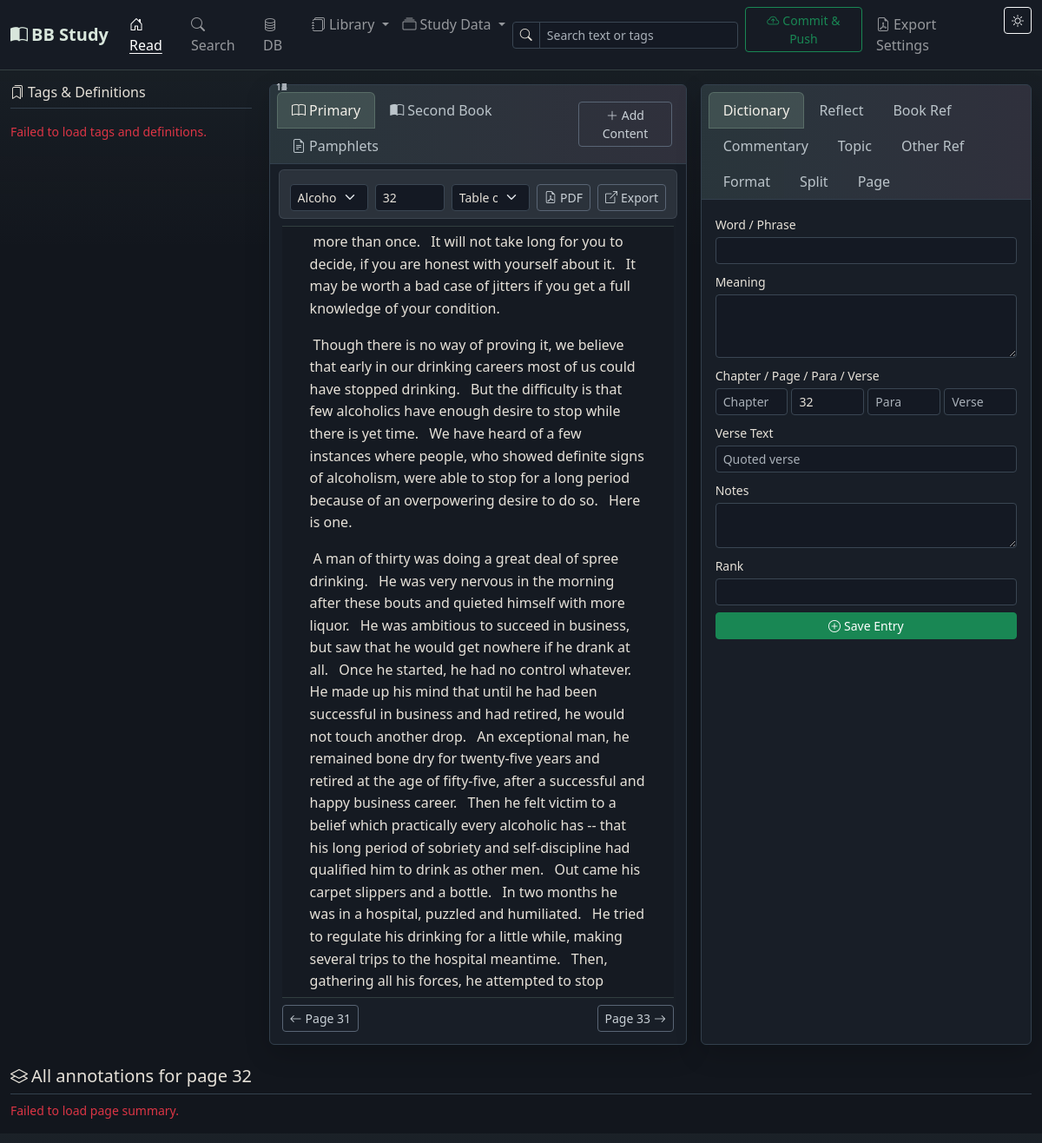
The page / on the database its author committed.
### app/models.py (models this page shows, shortened)
class Setting(db.Model):
    __tablename__ = 'settings'
    id = db.Column(db.Integer, primary_key=True)
    key = db.Column(db.String(100), unique=True, nullable=False)
    value = db.Column(db.Text, default='')

class BookContent(db.Model):
    __tablename__ = 'book_content'
    id = db.Column(db.Integer, primary_key=True)
    book_id = db.Column(db.Integer, db.ForeignKey('books.id'), nullable=False)
    content_mode = db.Column(db.String(20), nullable=False, default='sentence')
    chapter_number = db.Column(db.String(20))
    chapter_name = db.Column(db.String(100))
    chapter = db.Column(db.String(100))
    page = db.Column(db.String(20))
    relative_page_number = db.Column(db.Integer)
    paragraph = db.Column(db.Integer)
    verse = db.Column(db.Integer)
    content = db.Column(db.Text, nullable=False)
    created_at = db.Column(db.DateTime, default=datetime.utcnow)
    topics = db.relationship('ContentTopic', backref='content', lazy=True,
                             cascade='all, delete-orphan',
                             foreign_keys='ContentTopic.book_content_id')

### app/routes/main.py (the view)
@main_bp.route('/')
def index():
    theme = get_theme()
    book_id = request.args.get('book_id', type=int)
    current_book = Book.query.get(book_id) if book_id else get_current_book()
    current_page = request.args.get('page') or (
        get_book_page(current_book.id, get_current_page()) if current_book else get_current_page()
    )
    content_mode = 'sentence'
    secondary_book_id = request.args.get('secondary_book_id', type=int)
    secondary_book = Book.query.get(secondary_book_id) if secondary_book_id else get_current_secondary_book()
    secondary_page = request.args.get('secondary_page') or (
        get_secondary_book_page(secondary_book.id, '1') if secondary_book else '1'
    )
    secondary_content_mode = 'sentence'
    books = Book.query.order_by(Book.title).all()
    if current_book:
        _set_setting('current_book_id', current_book.id)
        if current_page:
            _set_setting('current_page', current_page)
            _set_setting(_book_position_key(current_book.id, 'page'), current_page)
    if secondary_book:
        _set_setting('current_secondary_book_id', secondary_book.id)
        if secondary_page:
            _set_setting(_secondary_book_position_key(secondary_book.id, 'page'), secondary_page)
    primary_state = _build_reader_state(current_book, current_page)
    secondary_state = _build_reader_state(secondary_book, secondary_page)
    return render_template('index.html',
                           theme=theme,
                           current_book=current_book,
                           current_page=current_page,
                           previous_page=primary_state['previous_page'],
                           next_page=primary_state['next_page'],
                           content_mode=content_mode,
                           page_content=primary_state['page_content'],
                           content_formats=primary_state['content_formats'],
                           toc_entries=primary_state['toc_entries'],
                           secondary_book=secondary_book,
                           secondary_page=secondary_page,
                           secondary_previous_page=secondary_state['previous_page'],
                           secondary_next_page=secondary_state['next_page'],
                           secondary_content_mode=secondary_content_mode,
                           secondary_page_content=secondary_state['page_content'],
                           secondary_content_formats=secondary_state['content_formats'],
                           secondary_toc_entries=secondary_state['toc_entries'],
                           books=books)

### app/templates/index.html (shortened to what this page needs)
{% extends 'base.html' %}
{% block navbar_tools %}
<div class="d-flex align-items-center gap-2 my-2 my-lg-0 me-lg-2">
  <div class="position-relative">
    <div class="input-group input-group-sm" style="width:260px;">
      <span class="input-group-text"><i class="bi bi-search"></i></span>
      <input id="readSearchQuery" type="text" class="form-control" placeholder="Search text or tags">
    </div>
  </div>
</div>
{% endblock %}
{% block content %}
<div class="row g-3">
  <aside class="col-xl-3 page-study-rail {% if not current_book %}d-none{% endif %}" aria-label="Tags and definitions">
    <div class="page-study-rail-inner">
      <h6 class="border-bottom pb-2 mb-3">
        <i class="bi bi-bookmarks me-1"></i>Tags &amp; Definitions
      </h6>
      <div id="pageStudyRail" class="page-study-stack">
      </div>
    </div>
  </aside>
  <div class="col-lg-7 {% if current_book %}col-xl-5{% else %}col-xl-7{% endif %}">
    <div class="card h-100">
      <div class="card-header d-flex justify-content-between align-items-center">
        <ul class="nav nav-tabs card-header-tabs" id="bookPaneTabs">
          <li class="nav-item">
            <button class="nav-link active" data-bs-toggle="tab" data-bs-target="#primaryBookPane">
              <i class="bi bi-book me-1"></i>Primary
            </button>
          </li>
          <li class="nav-item">
            <button class="nav-link" data-bs-toggle="tab" data-bs-target="#secondaryBookPane">
              <i class="bi bi-book-half me-1"></i>Second Book
            </button>
          </li>
          <li class="nav-item">
            <button class="nav-link" data-bs-toggle="tab" data-bs-target="#pamphletBookPane">
              <i class="bi bi-file-earmark-text me-1"></i>Pamphlets
            </button>
          </li>
        </ul>
        <button class="btn btn-sm btn-outline-secondary" data-bs-toggle="modal" data-bs-target="#addContentModal">
          <i class="bi bi-plus-lg"></i> Add Content
        </button>
      </div>
      <div class="card-body tab-content book-pane-body">
        <div class="tab-pane fade show active" id="primaryBookPane">
          <div class="reader-controls row g-2 align-items-center mb-2">
            <div class="col-12 col-md">
              <select id="bookSelect" class="form-select form-select-sm">
                {% for b in books %}
                  <option value="{{ b.id }}" {% if current_book and current_book.id == b.id %}selected{% endif %}>
                    {{ b.title }}
                  </option>
                {% endfor %}
              </select>
            </div>
            <div class="col-auto">
              <input id="pageInput" type="text" class="form-control form-control-sm" style="width:80px;"
                     value="{{ current_page }}" placeholder="Page">
            </div>
            {% if toc_entries %}
            <div class="col-12 col-md">
              <select id="primaryTocSelect" class="form-select form-select-sm">
                <option value="">Table of contents</option>
              </select>
            </div>
            {% endif %}
            <div class="col-auto">
              {% if current_book and current_book.pdf_path %}
                <a class="btn btn-sm btn-outline-secondary" href="{{ url_for('main.book_pdf', book_id=current_book.id) }}" target="_blank" rel="noopener">
                  <i class="bi bi-file-earmark-pdf me-1"></i>PDF
                </a>
              {% endif %}
            </div>
            <div class="col-auto">
              {% if current_book %}
                <a class="btn btn-sm btn-outline-secondary" href="{{ url_for('main.export_page_pdf', book_id=current_book.id, page=current_page) }}" target="_blank" rel="noopener">
                  <i class="bi bi-box-arrow-up-right me-1"></i>Export
                </a>
              {% endif %}
            </div>
          </div>
          <div class="book-content-scroll" id="pageContentArea">
            {% if page_content %}
              {% set cur_para = namespace(val=None) %}
              {% for item in page_content %}
                {% if item.paragraph != cur_para.val %}
                  {% if cur_para.val is not none %}</p>{% endif %}
                  <p class="book-paragraph" data-paragraph="{{ item.paragraph }}">
                  {% set cur_para.val = item.paragraph %}
                {% endif %}
                {% set verse_key = item.paragraph ~ '-' ~ item.verse %}
                {% set fmt = content_formats.get(verse_key) %}
                <span class="verse-fragment sentence-verse {{ 'formatted-bold' if fmt and fmt.is_bold else '' }} {{ 'formatted-italic' if fmt and fmt.is_italic else '' }} {{ 'formatted-role-' ~ fmt.content_role if fmt and fmt.content_role and fmt.content_role != 'body' else '' }} {{ 'formatted-align-' ~ fmt.alignment_override if fmt and fmt.alignment_override else '' }}"
                      data-is-bold="{{ 'true' if fmt and fmt.is_bold else 'false' }}"
                      data-is-italic="{{ 'true' if fmt and fmt.is_italic else 'false' }}"
                      data-content-role="{{ fmt.content_role if fmt and fmt.content_role else 'body' }}"
                      data-alignment-override="{{ fmt.alignment_override if fmt and fmt.alignment_override else '' }}"
                      data-content-id="{{ item.id }}"
                      data-content-mode="sentence"
                      data-raw-content="{{ item.content }}"
                      data-verse-key="{{ verse_key }}"
                      data-chapter="{{ item.chapter_name or item.chapter or '' }}"
                      data-page="{{ item.page }}"
                      data-paragraph="{{ item.paragraph }}"
                      data-verse="{{ item.verse }}"><sup class="content-number">{{ item.verse }}</sup>{{ item.content }} </span>
              {% endfor %}
              {% if page_content %}</p>{% endif %}
            {% elif current_book %}
              <p class="text-muted fst-italic">No content stored for this page yet.</p>
            {% else %}
              <p class="text-muted fst-italic">Select a book and page to begin reading.</p>
            {% endif %}
          </div>
          {% if current_book %}
          <div class="reader-footer d-flex justify-content-between align-items-center mt-2">
            <div>
              {% if previous_page %}
              <a class="btn btn-sm btn-outline-secondary"
                 href="{{ url_for('main.index', book_id=current_book.id, page=previous_page, secondary_book_id=secondary_book.id if secondary_book else none, secondary_page=secondary_page if secondary_book else none) }}">
                <i class="bi bi-arrow-left me-1"></i>Page {{ previous_page }}
              </a>
              {% endif %}
            </div>
            <div>
              {% if next_page %}
              <a class="btn btn-sm btn-outline-secondary"
                 href="{{ url_for('main.index', book_id=current_book.id, page=next_page, secondary_book_id=secondary_book.id if secondary_book else none, secondary_page=secondary_page if secondary_book else none) }}">
                Page {{ next_page }}<i class="bi bi-arrow-right ms-1"></i>
              </a>
              {% endif %}
            </div>
          </div>
          {% endif %}
        </div>
      </div>
    </div>
  </div>
  <div class="col-lg-5 col-xl-4">
    <div class="card h-100">
      <div class="card-header">
        <ul class="nav nav-tabs card-header-tabs" id="entryTabs">
          <li class="nav-item">
            <button class="nav-link active" data-bs-toggle="tab" data-bs-target="#tabDict">
              Dictionary
            </button>
          </li>
          <li class="nav-item">
            <button class="nav-link" data-bs-toggle="tab" data-bs-target="#tabReflect">
              Reflect
            </button>
          </li>
          <li class="nav-item">
            <button class="nav-link" data-bs-toggle="tab" data-bs-target="#tabRef">
              Book Ref
            </button>
          </li>
          <li class="nav-item">
            <button class="nav-link" data-bs-toggle="tab" data-bs-target="#tabComm">
              Commentary
            </button>
          </li>
          <li class="nav-item">
            <button class="nav-link" data-bs-toggle="tab" data-bs-target="#tabTopic">
              Topic
            </button>
          </li>
          <li class="nav-item">
            <button class="nav-link" data-bs-toggle="tab" data-bs-target="#tabSrc">
              Other Ref
            </button>
          </li>
          <li class="nav-item">
            <button class="nav-link" data-bs-toggle="tab" data-bs-target="#tabFormat">
              Format
            </button>
          </li>
          <li class="nav-item">
            <button class="nav-link" data-bs-toggle="tab" data-bs-target="#tabSplit">
              Split
            </button>
          </li>
          <li class="nav-item">
            <button class="nav-link" data-bs-toggle="tab" data-bs-target="#tabPageFormat">
              Page
            </button>
          </li>
        </ul>
      </div>
      <div class="card-body tab-content overflow-auto" style="max-height:60vh;">
        <div class="tab-pane fade show active" id="tabDict">
          <form id="dictForm" class="mb-0">
            <div class="mb-2">
              <label class="form-label small mb-1">Word / Phrase</label>
              <input type="text" class="form-control form-control-sm" id="dictWord" required>
            </div>
            <div class="mb-2">
              <label class="form-label small mb-1">Meaning</label>
              <textarea class="form-control form-control-sm" id="dictMeaning" rows="3" required></textarea>
            </div>
            <div class="mb-2">
              <label class="form-label small mb-1">Chapter / Page / Para / Verse</label>
              <div class="row g-1">
                <div class="col"><input type="text" class="form-control form-control-sm" id="dictChapter" placeholder="Chapter"></div>
                <div class="col"><input type="text" class="form-control form-control-sm" id="dictPage" placeholder="Page"></div>
                <div class="col"><input type="number" class="form-control form-control-sm" id="dictPara" placeholder="Para"></div>
                <div class="col"><input type="number" class="form-control form-control-sm" id="dictLine" placeholder="Verse"></div>
              </div>
            </div>
            <div class="mb-2">
              <label class="form-label small mb-1">Verse Text</label>
              <input type="text" class="form-control form-control-sm" id="dictLineText" placeholder="Quoted verse">
            </div>
            <div class="mb-2">
              <label class="form-label small mb-1">Notes</label>
              <textarea class="form-control form-control-sm" id="dictNotes" rows="2"></textarea>
            </div>
            <div class="mb-2">
              <label class="form-label small mb-1">Rank</label>
              <input type="number" class="form-control form-control-sm" id="dictRank" min="1" step="1">
            </div>
            <button type="submit" class="btn btn-sm btn-success w-100">
              <i class="bi bi-plus-circle me-1"></i>Save Entry
            </button>
          </form>
        </div>
      </div>
    </div>
  </div>
</div>
<div class="mt-4" id="pageSummarySection">
  {% if current_book %}
  <h5 class="border-bottom pb-2">
    <i class="bi bi-layers me-1"></i>All annotations for page <span id="summaryPageLabel">{{ current_page }}</span>
  </h5>
  <div id="pageSummary" class="summary-masonry">
  </div>
  {% endif %}
</div>
{% endblock %}

### rows shown on the page
Setting: value "32"
BookContent: verse "1", content "more than once."
BookContent: verse "2", content "It will not take long for you to decide, if you are honest with yourself about it."
BookContent: verse "3", content "It may be worth a bad case of jitters if you get a full knowledge of your condition."
BookContent: verse "1", content "Though there is no way of proving it, we believe that early in our drinking careers most of us could have stopped drinking."
BookContent: verse "2", content "But the difficulty is that few alcoholics have enough desire to stop while there is yet time."
BookContent: verse "3", content "We have heard of a few instances where people, who showed definite signs of alcoholism, were able to stop for a long period because of an overpowering desire to do so."
BookContent: verse "4", content "Here is one."
BookContent: verse "1", content "A man of thirty was doing a great deal of spree drinking."
BookContent: verse "2", content "He was very nervous in the morning after these bouts and quieted himself with more liquor."
BookContent: verse "3", content "He was ambitious to succeed in business, but saw that he would get nowhere if he drank at all."
BookContent: verse "4", content "Once he started, he had no control whatever."
BookContent: verse "5", content "He made up his mind that until he had been successful in business and had retired, he would not touch another drop."
BookContent: verse "6", content "An exceptional man, he remained bone dry for twenty-five years and retired at the age of fifty-five, after a successful and happy business career."
BookContent: verse "7", content "Then he felt victim to a belief which practically every alcoholic has -- that his long period of sobriety and self-discipline had qualified him to drink as other men."
BookContent: verse "8", content "Out came his carpet slippers and a bottle."
BookContent: verse "9", content "In two months he was in a hospital, puzzled and humiliated."
BookContent: verse "10", content "He tried to regulate his drinking for a little while, making several trips to the hospital meantime."
BookContent: verse "11", content "Then, gathering all his forces, he attempted to stop…"
BookContent: verse "12"

### other values the page prints
{{ previous_page }} "31"
{{ next_page }} "33"
form field value "Alcoholics Anonymous"
